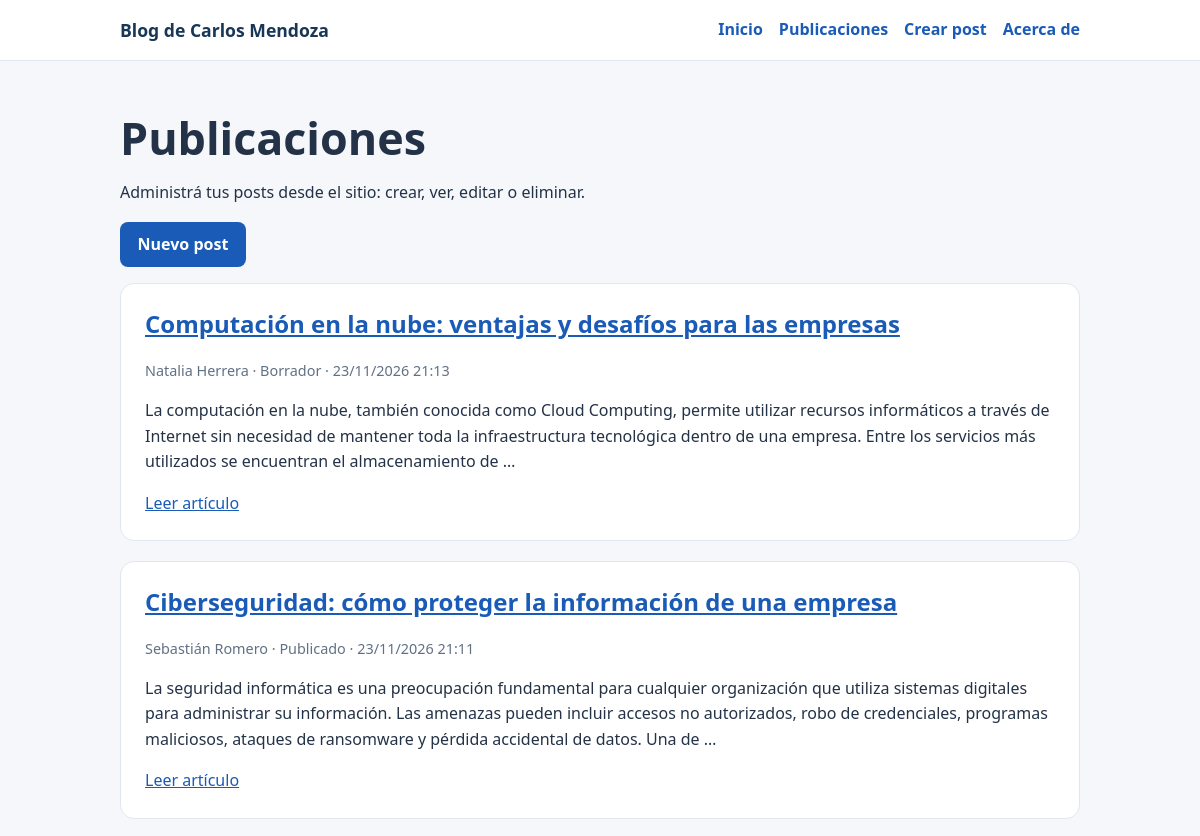
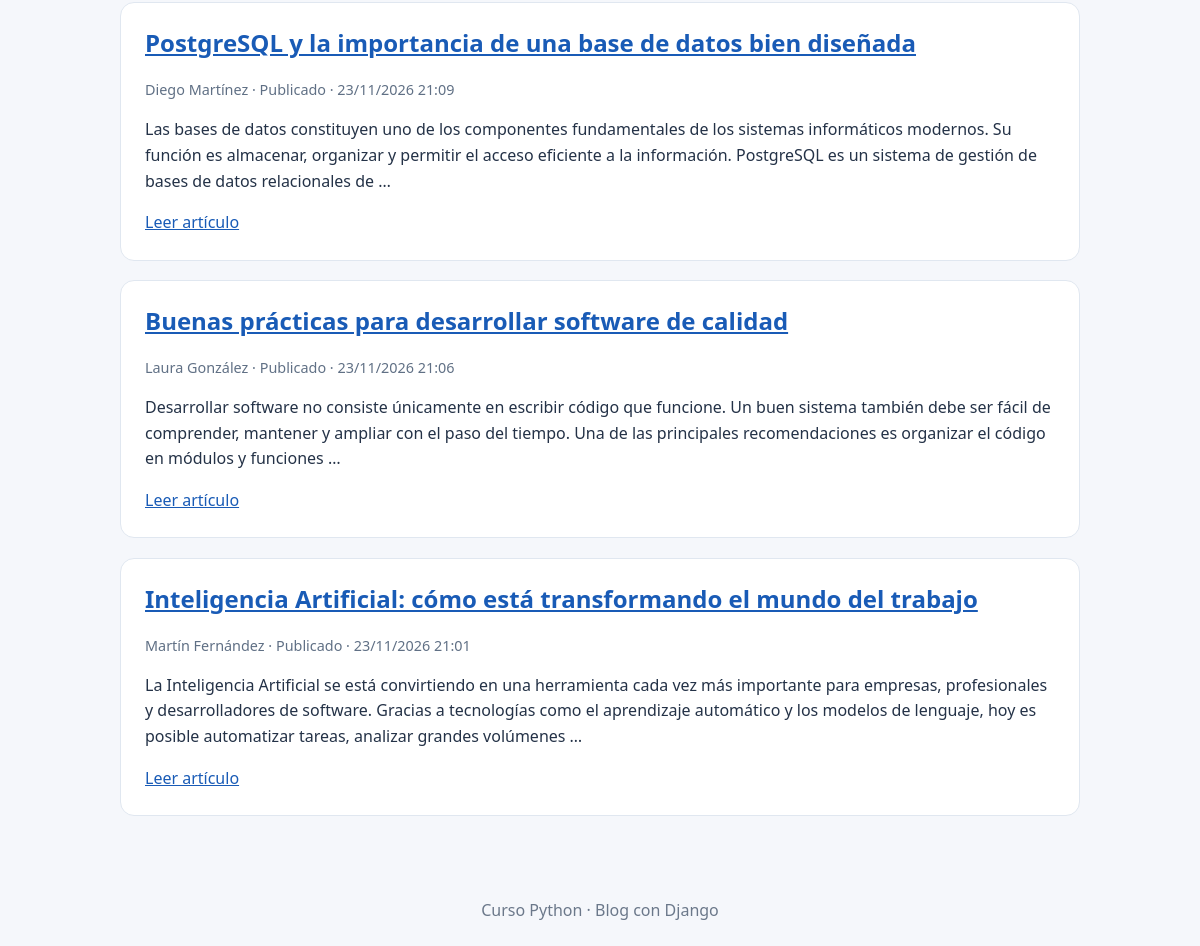
/posts/, run on the app's committed database (2 pictures, top to bottom).
### posts/models.py (models this page shows, shortened)
class Post(models.Model):
    ESTADOS = [
        ("borrador", "Borrador"),
        ("publicado", "Publicado"),
        ("archivado", "Archivado"),
    ]
    titulo = models.CharField(max_length=200)
    contenido = models.TextField()
    autor = models.CharField(max_length=120)
    fecha_creacion = models.DateTimeField(auto_now_add=True)
    estado = models.CharField(max_length=10, choices=ESTADOS, default="borrador")
    imagen = models.ImageField(upload_to="posts/", null=True, blank=True)

### posts/views.py (the view)
# urls.py: path("posts/", views.lista_posts, name="lista_posts"),
def lista_posts(request):
    posts = Post.objects.all().order_by("-fecha_creacion")
    return render(request, "posts/lista_posts.html", {"posts": posts})

### posts/templates/posts/lista_posts.html (shortened to what this page needs)
{% extends 'posts/base.html' %}
{% block content %}
<h1>Publicaciones</h1>
<p>Administrá tus posts desde el sitio: crear, ver, editar o eliminar.</p>
<div class="acciones"><a class="boton" href="{% url 'posts:crear_post' %}">Nuevo post</a></div>
{% for post in posts %}
    <article class="tarjeta">
        <h2><a href="{% url 'posts:detalle_post' post.pk %}">{{ post.titulo }}</a></h2>
        <p class="meta">{{ post.autor }} · {{ post.get_estado_display }} · {{ post.fecha_creacion|date:"d/m/Y H:i" }}</p>
        <p>{{ post.contenido|truncatewords:40 }}</p>
        <a href="{% url 'posts:detalle_post' post.pk %}">Leer artículo</a>
    </article>
{% empty %}
    <section class="tarjeta"><p>No hay publicaciones todavía. Usá «Nuevo post» para crear la primera.</p></section>
{% endfor %}
{% endblock %}

### posts/templates/posts/base.html (shortened to what this page needs)
{% load static %}
<!doctype html>
<html lang="es-ar">
<head>
    <link rel="stylesheet" href="{% static 'posts/css/estilos.css' %}">
</head>
<body>
    <header class="cabecera">
        <div class="contenedor encabezado">
            <a class="marca" href="{% url 'posts:inicio' %}">Blog de Carlos Mendoza</a>
            <nav aria-label="Navegación principal">
                <a href="{% url 'posts:inicio' %}">Inicio</a>
                <a href="{% url 'posts:lista_posts' %}">Publicaciones</a>
                <a href="{% url 'posts:crear_post' %}">Crear post</a>
                <a href="{% url 'posts:acerca' %}">Acerca de</a>
            </nav>
        </div>
    </header>
    <main class="contenedor principal">
        {% block content %}{% endblock %}
    </main>
    <footer class="pie"><div class="contenedor">Curso Python · Blog con Django</div></footer>
</body>
</html>

### posts/static/posts/css/estilos.css (style rules this page uses)
:root { color-scheme: light; --fondo: #f5f7fb; --texto: #243247; --principal: #195bb6; --borde: #e0e7f0; }
* { box-sizing: border-box; }
body { margin: 0; font-family: system-ui, -apple-system, "Segoe UI", sans-serif; color: var(--texto); background: var(--fondo); line-height: 1.6; }
a { color: var(--principal); }
.contenedor { width: min(100% - 2rem, 960px); margin-inline: auto; }
.cabecera { background: white; border-bottom: 1px solid var(--borde); }
.encabezado { display: flex; justify-content: space-between; align-items: center; flex-wrap: wrap; gap: 1rem; padding-block: 1rem; }
.marca { font-size: 1.1rem; font-weight: 800; color: #183757; text-decoration: none; }
nav { display: flex; gap: 1rem; align-items: center; flex-wrap: wrap; }
nav a { text-decoration: none; font-weight: 600; }
.principal { min-height: 75vh; padding-block: 2.5rem; }
h1 { font-size: clamp(1.8rem, 5vw, 2.8rem); line-height: 1.2; margin: .6rem 0 1rem; }
h2 { line-height: 1.3; margin-top: 0; }
.tarjeta { background: white; border: 1px solid var(--borde); padding: 1.5rem; margin-bottom: 1.2rem; border-radius: 14px; }
.boton { display: inline-block; background: var(--principal); color: white; padding: .6rem 1.1rem; border-radius: 8px; text-decoration: none; font: inherit; font-weight: 700; border: 0; cursor: pointer; }
.pie { padding: 1.4rem 0; color: #6b788a; text-align: center; }
.meta { color: #607085; font-size: .9rem; }
.acciones { display: flex; flex-wrap: wrap; gap: .8rem; align-items: center; margin-block: 1rem; }

### data on the page
Post: titulo "Computación en la nube: ventajas y desafíos para las empresas", autor "Natalia Herrera", estado "Borrador", fecha_creacion "23/11/2026 21:13", contenido "La computación en la nube, también conocida como Cloud Computing, permite utilizar recursos informáticos a través de Internet sin necesidad de mantener toda la infraestructura tecnológica dentro de una empresa. Entre los servicios más utilizados se encuentran el almacenamiento de …"
Post: titulo "Ciberseguridad: cómo proteger la información de una empresa", autor "Sebastián Romero", estado "Publicado", fecha_creacion "23/11/2026 21:11", contenido "La seguridad informática es una preocupación fundamental para cualquier organización que utiliza sistemas digitales para administrar su información. Las amenazas pueden incluir accesos no autorizados, robo de credenciales, programas maliciosos, ataques de ransomware y pérdida accidental de datos. Una de …"
Post: titulo "PostgreSQL y la importancia de una base de datos bien diseñada", autor "Diego Martínez", estado "Publicado", fecha_creacion "23/11/2026 21:09", contenido "Las bases de datos constituyen uno de los componentes fundamentales de los sistemas informáticos modernos. Su función es almacenar, organizar y permitir el acceso eficiente a la información. PostgreSQL es un sistema de gestión de bases de datos relacionales de …"
Post: titulo "Buenas prácticas para desarrollar software de calidad", autor "Laura González", estado "Publicado", fecha_creacion "23/11/2026 21:06", contenido "Desarrollar software no consiste únicamente en escribir código que funcione. Un buen sistema también debe ser fácil de comprender, mantener y ampliar con el paso del tiempo. Una de las principales recomendaciones es organizar el código en módulos y funciones …"
Post: titulo "Inteligencia Artificial: cómo está transformando el mundo del trabajo", autor "Martín Fernández", estado "Publicado", fecha_creacion "23/11/2026 21:01", contenido "La Inteligencia Artificial se está convirtiendo en una herramienta cada vez más importante para empresas, profesionales y desarrolladores de software. Gracias a tecnologías como el aprendizaje automático y los modelos de lenguaje, hoy es posible automatizar tareas, analizar grandes volúmenes …"
